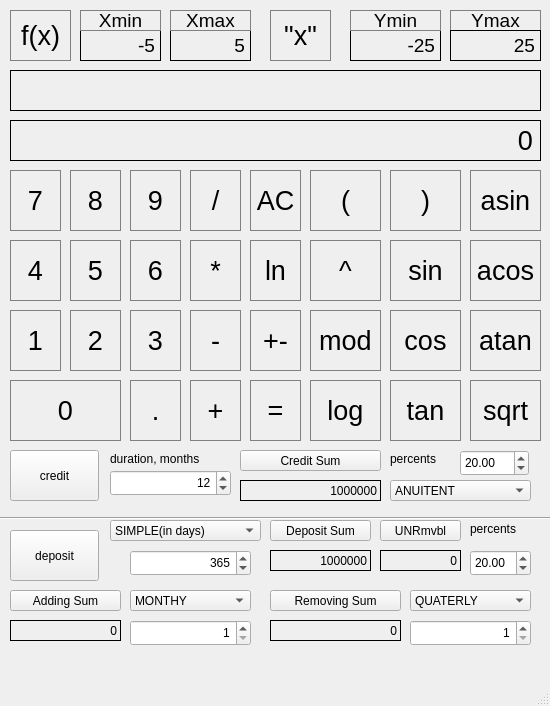
<?xml version="1.0" encoding="UTF-8"?>
<ui version="4.0">
 <class>MainWindow</class>
 <widget class="QMainWindow" name="MainWindow">
  <property name="geometry">
   <rect>
    <x>0</x>
    <y>0</y>
    <width>550</width>
    <height>706</height>
   </rect>
  </property>
  <property name="windowTitle">
   <string>MainWindow</string>
  </property>
  <widget class="QWidget" name="centralwidget">
   <widget class="QPushButton" name="PBnumber7">
    <property name="geometry">
     <rect>
      <x>10</x>
      <y>170</y>
      <width>51</width>
      <height>61</height>
     </rect>
    </property>
    <property name="font">
     <font>
      <pointsize>20</pointsize>
     </font>
    </property>
    <property name="styleSheet">
     <string notr="true">QPushButton {
   border: 1px solid gray;
}
QPushButton:pressed {
    background-color: qlineargradient(x1: 0, y1: 0, x2: 0, y2: 1,
                                      stop: 0 #dadbde, stop: 1 #f6f7fa);
}</string>
    </property>
    <property name="text">
     <string>7</string>
    </property>
   </widget>
   <widget class="QPushButton" name="PBnumber8">
    <property name="geometry">
     <rect>
      <x>70</x>
      <y>170</y>
      <width>51</width>
      <height>61</height>
     </rect>
    </property>
    <property name="font">
     <font>
      <pointsize>20</pointsize>
     </font>
    </property>
    <property name="styleSheet">
     <string notr="true">QPushButton {
   border: 1px solid gray;
}
QPushButton:pressed {
    background-color: qlineargradient(x1: 0, y1: 0, x2: 0, y2: 1,
                                      stop: 0 #dadbde, stop: 1 #f6f7fa);
}</string>
    </property>
    <property name="text">
     <string>8</string>
    </property>
   </widget>
   <widget class="QPushButton" name="PBnumber9">
    <property name="geometry">
     <rect>
      <x>130</x>
      <y>170</y>
      <width>51</width>
      <height>61</height>
     </rect>
    </property>
    <property name="font">
     <font>
      <pointsize>20</pointsize>
     </font>
    </property>
    <property name="styleSheet">
     <string notr="true">QPushButton {
   border: 1px solid gray;
}
QPushButton:pressed {
    background-color: qlineargradient(x1: 0, y1: 0, x2: 0, y2: 1,
                                      stop: 0 #dadbde, stop: 1 #f6f7fa);
}</string>
    </property>
    <property name="text">
     <string>9</string>
    </property>
   </widget>
   <widget class="QLabel" name="RezultShow">
    <property name="geometry">
     <rect>
      <x>10</x>
      <y>120</y>
      <width>531</width>
      <height>41</height>
     </rect>
    </property>
    <property name="font">
     <font>
      <pointsize>20</pointsize>
     </font>
    </property>
    <property name="frameShape">
     <enum>QFrame::Panel</enum>
    </property>
    <property name="text">
     <string>0</string>
    </property>
    <property name="alignment">
     <set>Qt::AlignRight|Qt::AlignTrailing|Qt::AlignVCenter</set>
    </property>
   </widget>
   <widget class="QPushButton" name="PBdiv">
    <property name="geometry">
     <rect>
      <x>190</x>
      <y>170</y>
      <width>51</width>
      <height>61</height>
     </rect>
    </property>
    <property name="font">
     <font>
      <pointsize>20</pointsize>
     </font>
    </property>
    <property name="styleSheet">
     <string notr="true">QPushButton {
   border: 1px solid gray;
}
QPushButton:pressed {
    background-color: qlineargradient(x1: 0, y1: 0, x2: 0, y2: 1,
                                      stop: 0 #dadbde, stop: 1 #f6f7fa);
}</string>
    </property>
    <property name="text">
     <string>/</string>
    </property>
   </widget>
   <widget class="QPushButton" name="PBnumber5">
    <property name="geometry">
     <rect>
      <x>70</x>
      <y>240</y>
      <width>51</width>
      <height>61</height>
     </rect>
    </property>
    <property name="font">
     <font>
      <pointsize>20</pointsize>
     </font>
    </property>
    <property name="styleSheet">
     <string notr="true">QPushButton {
   border: 1px solid gray;
}
QPushButton:pressed {
    background-color: qlineargradient(x1: 0, y1: 0, x2: 0, y2: 1,
                                      stop: 0 #dadbde, stop: 1 #f6f7fa);
}</string>
    </property>
    <property name="text">
     <string>5</string>
    </property>
   </widget>
   <widget class="QPushButton" name="PBmultip">
    <property name="geometry">
     <rect>
      <x>190</x>
      <y>240</y>
      <width>51</width>
      <height>61</height>
     </rect>
    </property>
    <property name="font">
     <font>
      <pointsize>20</pointsize>
     </font>
    </property>
    <property name="styleSheet">
     <string notr="true">QPushButton {
   border: 1px solid gray;
}
QPushButton:pressed {
    background-color: qlineargradient(x1: 0, y1: 0, x2: 0, y2: 1,
                                      stop: 0 #dadbde, stop: 1 #f6f7fa);
}</string>
    </property>
    <property name="text">
     <string>*</string>
    </property>
   </widget>
   <widget class="QPushButton" name="PBnumber6">
    <property name="geometry">
     <rect>
      <x>130</x>
      <y>240</y>
      <width>51</width>
      <height>61</height>
     </rect>
    </property>
    <property name="font">
     <font>
      <pointsize>20</pointsize>
     </font>
    </property>
    <property name="styleSheet">
     <string notr="true">QPushButton {
   border: 1px solid gray;
}
QPushButton:pressed {
    background-color: qlineargradient(x1: 0, y1: 0, x2: 0, y2: 1,
                                      stop: 0 #dadbde, stop: 1 #f6f7fa);
}</string>
    </property>
    <property name="text">
     <string>6</string>
    </property>
   </widget>
   <widget class="QPushButton" name="PBnumber4">
    <property name="geometry">
     <rect>
      <x>10</x>
      <y>240</y>
      <width>51</width>
      <height>61</height>
     </rect>
    </property>
    <property name="font">
     <font>
      <pointsize>20</pointsize>
     </font>
    </property>
    <property name="styleSheet">
     <string notr="true">QPushButton {
   border: 1px solid gray;
}
QPushButton:pressed {
    background-color: qlineargradient(x1: 0, y1: 0, x2: 0, y2: 1,
                                      stop: 0 #dadbde, stop: 1 #f6f7fa);
}</string>
    </property>
    <property name="text">
     <string>4</string>
    </property>
   </widget>
   <widget class="QPushButton" name="PBnumber2">
    <property name="geometry">
     <rect>
      <x>70</x>
      <y>310</y>
      <width>51</width>
      <height>61</height>
     </rect>
    </property>
    <property name="font">
     <font>
      <pointsize>20</pointsize>
     </font>
    </property>
    <property name="styleSheet">
     <string notr="true">QPushButton {
   border: 1px solid gray;
}
QPushButton:pressed {
    background-color: qlineargradient(x1: 0, y1: 0, x2: 0, y2: 1,
                                      stop: 0 #dadbde, stop: 1 #f6f7fa);
}</string>
    </property>
    <property name="text">
     <string>2</string>
    </property>
   </widget>
   <widget class="QPushButton" name="PBminus">
    <property name="geometry">
     <rect>
      <x>190</x>
      <y>310</y>
      <width>51</width>
      <height>61</height>
     </rect>
    </property>
    <property name="font">
     <font>
      <pointsize>20</pointsize>
     </font>
    </property>
    <property name="styleSheet">
     <string notr="true">QPushButton {
   border: 1px solid gray;
}
QPushButton:pressed {
    background-color: qlineargradient(x1: 0, y1: 0, x2: 0, y2: 1,
                                      stop: 0 #dadbde, stop: 1 #f6f7fa);
}</string>
    </property>
    <property name="text">
     <string>-</string>
    </property>
   </widget>
   <widget class="QPushButton" name="PBnumber3">
    <property name="geometry">
     <rect>
      <x>130</x>
      <y>310</y>
      <width>51</width>
      <height>61</height>
     </rect>
    </property>
    <property name="font">
     <font>
      <pointsize>20</pointsize>
     </font>
    </property>
    <property name="styleSheet">
     <string notr="true">QPushButton {
   border: 1px solid gray;
}
QPushButton:pressed {
    background-color: qlineargradient(x1: 0, y1: 0, x2: 0, y2: 1,
                                      stop: 0 #dadbde, stop: 1 #f6f7fa);
}</string>
    </property>
    <property name="text">
     <string>3</string>
    </property>
   </widget>
   <widget class="QPushButton" name="PBnumber1">
    <property name="geometry">
     <rect>
      <x>10</x>
      <y>310</y>
      <width>51</width>
      <height>61</height>
     </rect>
    </property>
    <property name="font">
     <font>
      <pointsize>20</pointsize>
     </font>
    </property>
    <property name="styleSheet">
     <string notr="true">QPushButton {
   border: 1px solid gray;
}
QPushButton:pressed {
    background-color: qlineargradient(x1: 0, y1: 0, x2: 0, y2: 1,
                                      stop: 0 #dadbde, stop: 1 #f6f7fa);
}</string>
    </property>
    <property name="text">
     <string>1</string>
    </property>
   </widget>
   <widget class="QPushButton" name="PBplus">
    <property name="geometry">
     <rect>
      <x>190</x>
      <y>380</y>
      <width>51</width>
      <height>61</height>
     </rect>
    </property>
    <property name="font">
     <font>
      <pointsize>20</pointsize>
     </font>
    </property>
    <property name="styleSheet">
     <string notr="true">QPushButton {
   border: 1px solid gray;
}
QPushButton:pressed {
    background-color: qlineargradient(x1: 0, y1: 0, x2: 0, y2: 1,
                                      stop: 0 #dadbde, stop: 1 #f6f7fa);
}</string>
    </property>
    <property name="text">
     <string>+</string>
    </property>
   </widget>
   <widget class="QPushButton" name="PBdot">
    <property name="geometry">
     <rect>
      <x>130</x>
      <y>380</y>
      <width>51</width>
      <height>61</height>
     </rect>
    </property>
    <property name="font">
     <font>
      <pointsize>20</pointsize>
     </font>
    </property>
    <property name="styleSheet">
     <string notr="true">QPushButton {
   border: 1px solid gray;
}
QPushButton:pressed {
    background-color: qlineargradient(x1: 0, y1: 0, x2: 0, y2: 1,
                                      stop: 0 #dadbde, stop: 1 #f6f7fa);
}</string>
    </property>
    <property name="text">
     <string>.</string>
    </property>
   </widget>
   <widget class="QPushButton" name="PBnumber0">
    <property name="geometry">
     <rect>
      <x>10</x>
      <y>380</y>
      <width>111</width>
      <height>61</height>
     </rect>
    </property>
    <property name="font">
     <font>
      <pointsize>20</pointsize>
     </font>
    </property>
    <property name="styleSheet">
     <string notr="true">QPushButton {
   border: 1px solid gray;
}
QPushButton:pressed {
    background-color: qlineargradient(x1: 0, y1: 0, x2: 0, y2: 1,
                                      stop: 0 #dadbde, stop: 1 #f6f7fa);
}</string>
    </property>
    <property name="text">
     <string>0</string>
    </property>
   </widget>
   <widget class="QPushButton" name="PBexp">
    <property name="geometry">
     <rect>
      <x>310</x>
      <y>240</y>
      <width>71</width>
      <height>61</height>
     </rect>
    </property>
    <property name="font">
     <font>
      <pointsize>20</pointsize>
     </font>
    </property>
    <property name="styleSheet">
     <string notr="true">QPushButton {
   border: 1px solid gray;
}
QPushButton:pressed {
    background-color: qlineargradient(x1: 0, y1: 0, x2: 0, y2: 1,
                                      stop: 0 #dadbde, stop: 1 #f6f7fa);
}</string>
    </property>
    <property name="text">
     <string>^</string>
    </property>
   </widget>
   <widget class="QPushButton" name="PBlog">
    <property name="geometry">
     <rect>
      <x>310</x>
      <y>380</y>
      <width>71</width>
      <height>61</height>
     </rect>
    </property>
    <property name="font">
     <font>
      <pointsize>20</pointsize>
     </font>
    </property>
    <property name="styleSheet">
     <string notr="true">QPushButton {
   border: 1px solid gray;
}
QPushButton:pressed {
    background-color: qlineargradient(x1: 0, y1: 0, x2: 0, y2: 1,
                                      stop: 0 #dadbde, stop: 1 #f6f7fa);
}</string>
    </property>
    <property name="text">
     <string>log</string>
    </property>
   </widget>
   <widget class="QPushButton" name="PBasin">
    <property name="geometry">
     <rect>
      <x>470</x>
      <y>170</y>
      <width>71</width>
      <height>61</height>
     </rect>
    </property>
    <property name="font">
     <font>
      <pointsize>20</pointsize>
     </font>
    </property>
    <property name="styleSheet">
     <string notr="true">QPushButton {
   border: 1px solid gray;
}
QPushButton:pressed {
    background-color: qlineargradient(x1: 0, y1: 0, x2: 0, y2: 1,
                                      stop: 0 #dadbde, stop: 1 #f6f7fa);
}</string>
    </property>
    <property name="text">
     <string>asin</string>
    </property>
   </widget>
   <widget class="QPushButton" name="PBln">
    <property name="geometry">
     <rect>
      <x>250</x>
      <y>240</y>
      <width>51</width>
      <height>61</height>
     </rect>
    </property>
    <property name="font">
     <font>
      <pointsize>20</pointsize>
     </font>
    </property>
    <property name="styleSheet">
     <string notr="true">QPushButton {
   border: 1px solid gray;
}
QPushButton:pressed {
    background-color: qlineargradient(x1: 0, y1: 0, x2: 0, y2: 1,
                                      stop: 0 #dadbde, stop: 1 #f6f7fa);
}</string>
    </property>
    <property name="text">
     <string>ln</string>
    </property>
   </widget>
   <widget class="QPushButton" name="PBtan">
    <property name="geometry">
     <rect>
      <x>390</x>
      <y>380</y>
      <width>71</width>
      <height>61</height>
     </rect>
    </property>
    <property name="font">
     <font>
      <pointsize>20</pointsize>
     </font>
    </property>
    <property name="styleSheet">
     <string notr="true">QPushButton {
   border: 1px solid gray;
}
QPushButton:pressed {
    background-color: qlineargradient(x1: 0, y1: 0, x2: 0, y2: 1,
                                      stop: 0 #dadbde, stop: 1 #f6f7fa);
}</string>
    </property>
    <property name="text">
     <string>tan</string>
    </property>
   </widget>
   <widget class="QPushButton" name="PBsin">
    <property name="geometry">
     <rect>
      <x>390</x>
      <y>240</y>
      <width>71</width>
      <height>61</height>
     </rect>
    </property>
    <property name="font">
     <font>
      <pointsize>20</pointsize>
     </font>
    </property>
    <property name="styleSheet">
     <string notr="true">QPushButton {
   border: 1px solid gray;
}
QPushButton:pressed {
    background-color: qlineargradient(x1: 0, y1: 0, x2: 0, y2: 1,
                                      stop: 0 #dadbde, stop: 1 #f6f7fa);
}</string>
    </property>
    <property name="text">
     <string>sin</string>
    </property>
   </widget>
   <widget class="QPushButton" name="PBcos">
    <property name="geometry">
     <rect>
      <x>390</x>
      <y>310</y>
      <width>71</width>
      <height>61</height>
     </rect>
    </property>
    <property name="font">
     <font>
      <pointsize>20</pointsize>
     </font>
    </property>
    <property name="styleSheet">
     <string notr="true">QPushButton {
   border: 1px solid gray;
}
QPushButton:pressed {
    background-color: qlineargradient(x1: 0, y1: 0, x2: 0, y2: 1,
                                      stop: 0 #dadbde, stop: 1 #f6f7fa);
}</string>
    </property>
    <property name="text">
     <string>cos</string>
    </property>
   </widget>
   <widget class="QPushButton" name="PBrightBrace">
    <property name="geometry">
     <rect>
      <x>390</x>
      <y>170</y>
      <width>71</width>
      <height>61</height>
     </rect>
    </property>
    <property name="font">
     <font>
      <pointsize>20</pointsize>
     </font>
    </property>
    <property name="styleSheet">
     <string notr="true">QPushButton {
   border: 1px solid gray;
}
QPushButton:pressed {
    background-color: qlineargradient(x1: 0, y1: 0, x2: 0, y2: 1,
                                      stop: 0 #dadbde, stop: 1 #f6f7fa);
}</string>
    </property>
    <property name="text">
     <string>)</string>
    </property>
   </widget>
   <widget class="QPushButton" name="PBleftBrace">
    <property name="geometry">
     <rect>
      <x>310</x>
      <y>170</y>
      <width>71</width>
      <height>61</height>
     </rect>
    </property>
    <property name="font">
     <font>
      <pointsize>20</pointsize>
     </font>
    </property>
    <property name="styleSheet">
     <string notr="true">QPushButton {
   border: 1px solid gray;
}
QPushButton:pressed {
    background-color: qlineargradient(x1: 0, y1: 0, x2: 0, y2: 1,
                                      stop: 0 #dadbde, stop: 1 #f6f7fa);
}</string>
    </property>
    <property name="text">
     <string>(</string>
    </property>
   </widget>
   <widget class="QPushButton" name="PBacos">
    <property name="geometry">
     <rect>
      <x>470</x>
      <y>240</y>
      <width>71</width>
      <height>61</height>
     </rect>
    </property>
    <property name="font">
     <font>
      <pointsize>20</pointsize>
     </font>
    </property>
    <property name="styleSheet">
     <string notr="true">QPushButton {
   border: 1px solid gray;
}
QPushButton:pressed {
    background-color: qlineargradient(x1: 0, y1: 0, x2: 0, y2: 1,
                                      stop: 0 #dadbde, stop: 1 #f6f7fa);
}</string>
    </property>
    <property name="text">
     <string>acos</string>
    </property>
   </widget>
   <widget class="QPushButton" name="PBatan">
    <property name="geometry">
     <rect>
      <x>470</x>
      <y>310</y>
      <width>71</width>
      <height>61</height>
     </rect>
    </property>
    <property name="font">
     <font>
      <pointsize>20</pointsize>
     </font>
    </property>
    <property name="styleSheet">
     <string notr="true">QPushButton {
   border: 1px solid gray;
}
QPushButton:pressed {
    background-color: qlineargradient(x1: 0, y1: 0, x2: 0, y2: 1,
                                      stop: 0 #dadbde, stop: 1 #f6f7fa);
}</string>
    </property>
    <property name="text">
     <string>atan</string>
    </property>
   </widget>
   <widget class="QPushButton" name="PBsqrt">
    <property name="geometry">
     <rect>
      <x>470</x>
      <y>380</y>
      <width>71</width>
      <height>61</height>
     </rect>
    </property>
    <property name="font">
     <font>
      <pointsize>20</pointsize>
     </font>
    </property>
    <property name="styleSheet">
     <string notr="true">QPushButton {
   border: 1px solid gray;
}
QPushButton:pressed {
    background-color: qlineargradient(x1: 0, y1: 0, x2: 0, y2: 1,
                                      stop: 0 #dadbde, stop: 1 #f6f7fa);
}</string>
    </property>
    <property name="text">
     <string>sqrt</string>
    </property>
   </widget>
   <widget class="QPushButton" name="PBplusAndMinus">
    <property name="geometry">
     <rect>
      <x>250</x>
      <y>310</y>
      <width>51</width>
      <height>61</height>
     </rect>
    </property>
    <property name="font">
     <font>
      <pointsize>20</pointsize>
     </font>
    </property>
    <property name="styleSheet">
     <string notr="true">QPushButton {
   border: 1px solid gray;
}
QPushButton:pressed {
    background-color: qlineargradient(x1: 0, y1: 0, x2: 0, y2: 1,
                                      stop: 0 #dadbde, stop: 1 #f6f7fa);
}</string>
    </property>
    <property name="text">
     <string>+-</string>
    </property>
   </widget>
   <widget class="QPushButton" name="PBxFunction">
    <property name="geometry">
     <rect>
      <x>10</x>
      <y>10</y>
      <width>61</width>
      <height>51</height>
     </rect>
    </property>
    <property name="font">
     <font>
      <pointsize>20</pointsize>
     </font>
    </property>
    <property name="styleSheet">
     <string notr="true">QPushButton {
   border: 1px solid gray;
}
QPushButton:pressed {
    background-color: qlineargradient(x1: 0, y1: 0, x2: 0, y2: 1,
                                      stop: 0 #dadbde, stop: 1 #f6f7fa);
}</string>
    </property>
    <property name="text">
     <string>f(x)</string>
    </property>
   </widget>
   <widget class="QPushButton" name="PBequals">
    <property name="geometry">
     <rect>
      <x>250</x>
      <y>380</y>
      <width>51</width>
      <height>61</height>
     </rect>
    </property>
    <property name="font">
     <font>
      <pointsize>20</pointsize>
     </font>
    </property>
    <property name="styleSheet">
     <string notr="true">QPushButton {
   border: 1px solid gray;
}
QPushButton:pressed {
    background-color: qlineargradient(x1: 0, y1: 0, x2: 0, y2: 1,
                                      stop: 0 #dadbde, stop: 1 #f6f7fa);
}</string>
    </property>
    <property name="text">
     <string>=</string>
    </property>
   </widget>
   <widget class="QPushButton" name="PBcancle">
    <property name="geometry">
     <rect>
      <x>250</x>
      <y>170</y>
      <width>51</width>
      <height>61</height>
     </rect>
    </property>
    <property name="font">
     <font>
      <pointsize>20</pointsize>
     </font>
    </property>
    <property name="styleSheet">
     <string notr="true">QPushButton {
   border: 1px solid gray;
}
QPushButton:pressed {
    background-color: qlineargradient(x1: 0, y1: 0, x2: 0, y2: 1,
                                      stop: 0 #dadbde, stop: 1 #f6f7fa);
}</string>
    </property>
    <property name="text">
     <string>AC</string>
    </property>
   </widget>
   <widget class="QLabel" name="TextShow">
    <property name="geometry">
     <rect>
      <x>10</x>
      <y>70</y>
      <width>531</width>
      <height>41</height>
     </rect>
    </property>
    <property name="font">
     <font>
      <pointsize>20</pointsize>
     </font>
    </property>
    <property name="frameShape">
     <enum>QFrame::Panel</enum>
    </property>
    <property name="text">
     <string/>
    </property>
    <property name="alignment">
     <set>Qt::AlignRight|Qt::AlignTrailing|Qt::AlignVCenter</set>
    </property>
   </widget>
   <widget class="QPushButton" name="PBmod">
    <property name="geometry">
     <rect>
      <x>310</x>
      <y>310</y>
      <width>71</width>
      <height>61</height>
     </rect>
    </property>
    <property name="font">
     <font>
      <pointsize>20</pointsize>
     </font>
    </property>
    <property name="styleSheet">
     <string notr="true">QPushButton {
   border: 1px solid gray;
}
QPushButton:pressed {
    background-color: qlineargradient(x1: 0, y1: 0, x2: 0, y2: 1,
                                      stop: 0 #dadbde, stop: 1 #f6f7fa);
}</string>
    </property>
    <property name="text">
     <string>mod</string>
    </property>
   </widget>
   <widget class="QPushButton" name="PBxFactor">
    <property name="geometry">
     <rect>
      <x>270</x>
      <y>10</y>
      <width>61</width>
      <height>51</height>
     </rect>
    </property>
    <property name="font">
     <font>
      <pointsize>20</pointsize>
     </font>
    </property>
    <property name="styleSheet">
     <string notr="true">QPushButton {
   border: 1px solid gray;
}
QPushButton:pressed {
    background-color: qlineargradient(x1: 0, y1: 0, x2: 0, y2: 1,
                                      stop: 0 #dadbde, stop: 1 #f6f7fa);
}</string>
    </property>
    <property name="text">
     <string>&quot;x&quot;</string>
    </property>
   </widget>
   <widget class="QLabel" name="XminRezult">
    <property name="geometry">
     <rect>
      <x>80</x>
      <y>30</y>
      <width>81</width>
      <height>31</height>
     </rect>
    </property>
    <property name="font">
     <font>
      <pointsize>14</pointsize>
     </font>
    </property>
    <property name="frameShape">
     <enum>QFrame::Panel</enum>
    </property>
    <property name="text">
     <string>-5</string>
    </property>
    <property name="alignment">
     <set>Qt::AlignRight|Qt::AlignTrailing|Qt::AlignVCenter</set>
    </property>
   </widget>
   <widget class="QLabel" name="XmaxRezult">
    <property name="geometry">
     <rect>
      <x>170</x>
      <y>30</y>
      <width>81</width>
      <height>31</height>
     </rect>
    </property>
    <property name="font">
     <font>
      <pointsize>14</pointsize>
     </font>
    </property>
    <property name="frameShape">
     <enum>QFrame::Panel</enum>
    </property>
    <property name="text">
     <string>5</string>
    </property>
    <property name="alignment">
     <set>Qt::AlignRight|Qt::AlignTrailing|Qt::AlignVCenter</set>
    </property>
   </widget>
   <widget class="QPushButton" name="PBxMin">
    <property name="geometry">
     <rect>
      <x>80</x>
      <y>10</y>
      <width>81</width>
      <height>21</height>
     </rect>
    </property>
    <property name="font">
     <font>
      <pointsize>14</pointsize>
     </font>
    </property>
    <property name="styleSheet">
     <string notr="true">QPushButton {
   border: 1px solid gray;
}
QPushButton:pressed {
    background-color: qlineargradient(x1: 0, y1: 0, x2: 0, y2: 1,
                                      stop: 0 #dadbde, stop: 1 #f6f7fa);
}</string>
    </property>
    <property name="text">
     <string>Xmin</string>
    </property>
   </widget>
   <widget class="QPushButton" name="PBxMax">
    <property name="geometry">
     <rect>
      <x>170</x>
      <y>10</y>
      <width>81</width>
      <height>21</height>
     </rect>
    </property>
    <property name="font">
     <font>
      <pointsize>14</pointsize>
     </font>
    </property>
    <property name="styleSheet">
     <string notr="true">QPushButton {
   border: 1px solid gray;
}
QPushButton:pressed {
    background-color: qlineargradient(x1: 0, y1: 0, x2: 0, y2: 1,
                                      stop: 0 #dadbde, stop: 1 #f6f7fa);
}</string>
    </property>
    <property name="text">
     <string>Xmax</string>
    </property>
   </widget>
   <widget class="QPushButton" name="PByMax">
    <property name="geometry">
     <rect>
      <x>450</x>
      <y>10</y>
      <width>91</width>
      <height>21</height>
     </rect>
    </property>
    <property name="font">
     <font>
      <pointsize>14</pointsize>
     </font>
    </property>
    <property name="styleSheet">
     <string notr="true">QPushButton {
   border: 1px solid gray;
}
QPushButton:pressed {
    background-color: qlineargradient(x1: 0, y1: 0, x2: 0, y2: 1,
                                      stop: 0 #dadbde, stop: 1 #f6f7fa);
}</string>
    </property>
    <property name="text">
     <string>Ymax</string>
    </property>
   </widget>
   <widget class="QLabel" name="YmaxRezult">
    <property name="geometry">
     <rect>
      <x>450</x>
      <y>30</y>
      <width>91</width>
      <height>31</height>
     </rect>
    </property>
    <property name="font">
     <font>
      <pointsize>14</pointsize>
     </font>
    </property>
    <property name="frameShape">
     <enum>QFrame::Panel</enum>
    </property>
    <property name="text">
     <string>25</string>
    </property>
    <property name="alignment">
     <set>Qt::AlignRight|Qt::AlignTrailing|Qt::AlignVCenter</set>
    </property>
   </widget>
   <widget class="QLabel" name="YminRezult">
    <property name="geometry">
     <rect>
      <x>350</x>
      <y>30</y>
      <width>91</width>
      <height>31</height>
     </rect>
    </property>
    <property name="font">
     <font>
      <pointsize>14</pointsize>
     </font>
    </property>
    <property name="frameShape">
     <enum>QFrame::Panel</enum>
    </property>
    <property name="text">
     <string>-25</string>
    </property>
    <property name="alignment">
     <set>Qt::AlignRight|Qt::AlignTrailing|Qt::AlignVCenter</set>
    </property>
   </widget>
   <widget class="QPushButton" name="PByMin">
    <property name="geometry">
     <rect>
      <x>350</x>
      <y>10</y>
      <width>91</width>
      <height>21</height>
     </rect>
    </property>
    <property name="font">
     <font>
      <pointsize>14</pointsize>
     </font>
    </property>
    <property name="styleSheet">
     <string notr="true">QPushButton {
   border: 1px solid gray;
}
QPushButton:pressed {
    background-color: qlineargradient(x1: 0, y1: 0, x2: 0, y2: 1,
                                      stop: 0 #dadbde, stop: 1 #f6f7fa);
}</string>
    </property>
    <property name="text">
     <string>Ymin</string>
    </property>
   </widget>
   <widget class="QSpinBox" name="SBCreditDuration">
    <property name="geometry">
     <rect>
      <x>110</x>
      <y>470</y>
      <width>121</width>
      <height>26</height>
     </rect>
    </property>
    <property name="alignment">
     <set>Qt::AlignRight|Qt::AlignTrailing|Qt::AlignVCenter</set>
    </property>
    <property name="minimum">
     <number>1</number>
    </property>
    <property name="maximum">
     <number>360</number>
    </property>
    <property name="value">
     <number>12</number>
    </property>
   </widget>
   <widget class="QPushButton" name="PBCredit">
    <property name="geometry">
     <rect>
      <x>10</x>
      <y>450</y>
      <width>89</width>
      <height>51</height>
     </rect>
    </property>
    <property name="text">
     <string>credit</string>
    </property>
   </widget>
   <widget class="QLabel" name="label">
    <property name="geometry">
     <rect>
      <x>110</x>
      <y>450</y>
      <width>121</width>
      <height>17</height>
     </rect>
    </property>
    <property name="text">
     <string>duration, months</string>
    </property>
   </widget>
   <widget class="QLabel" name="CreditSum">
    <property name="geometry">
     <rect>
      <x>240</x>
      <y>480</y>
      <width>141</width>
      <height>21</height>
     </rect>
    </property>
    <property name="frameShape">
     <enum>QFrame::Panel</enum>
    </property>
    <property name="text">
     <string>1000000</string>
    </property>
    <property name="alignment">
     <set>Qt::AlignRight|Qt::AlignTrailing|Qt::AlignVCenter</set>
    </property>
   </widget>
   <widget class="QPushButton" name="PBCreditSum">
    <property name="geometry">
     <rect>
      <x>240</x>
      <y>450</y>
      <width>141</width>
      <height>21</height>
     </rect>
    </property>
    <property name="text">
     <string>Credit Sum</string>
    </property>
   </widget>
   <widget class="Line" name="line">
    <property name="geometry">
     <rect>
      <x>0</x>
      <y>510</y>
      <width>551</width>
      <height>16</height>
     </rect>
    </property>
    <property name="orientation">
     <enum>Qt::Horizontal</enum>
    </property>
   </widget>
   <widget class="QComboBox" name="CBCreditType">
    <property name="geometry">
     <rect>
      <x>390</x>
      <y>480</y>
      <width>141</width>
      <height>21</height>
     </rect>
    </property>
    <item>
     <property name="text">
      <string>ANUITENT</string>
     </property>
    </item>
    <item>
     <property name="text">
      <string>REGRESSIVE</string>
     </property>
    </item>
   </widget>
   <widget class="QDoubleSpinBox" name="DSBPercents">
    <property name="geometry">
     <rect>
      <x>460</x>
      <y>450</y>
      <width>69</width>
      <height>26</height>
     </rect>
    </property>
    <property name="minimum">
     <double>0.500000000000000</double>
    </property>
    <property name="singleStep">
     <double>0.100000000000000</double>
    </property>
    <property name="value">
     <double>20.000000000000000</double>
    </property>
   </widget>
   <widget class="QPushButton" name="PBDeposit">
    <property name="geometry">
     <rect>
      <x>10</x>
      <y>530</y>
      <width>89</width>
      <height>51</height>
     </rect>
    </property>
    <property name="text">
     <string>deposit</string>
    </property>
   </widget>
   <widget class="QSpinBox" name="SBDepositDuration">
    <property name="geometry">
     <rect>
      <x>130</x>
      <y>550</y>
      <width>121</width>
      <height>26</height>
     </rect>
    </property>
    <property name="alignment">
     <set>Qt::AlignRight|Qt::AlignTrailing|Qt::AlignVCenter</set>
    </property>
    <property name="minimum">
     <number>1</number>
    </property>
    <property name="maximum">
     <number>11000</number>
    </property>
    <property name="value">
     <number>365</number>
    </property>
   </widget>
   <widget class="QPushButton" name="PBDepositSum">
    <property name="geometry">
     <rect>
      <x>270</x>
      <y>520</y>
      <width>101</width>
      <height>21</height>
     </rect>
    </property>
    <property name="text">
     <string>Deposit Sum</string>
    </property>
   </widget>
   <widget class="QLabel" name="DepositSum">
    <property name="geometry">
     <rect>
      <x>270</x>
      <y>550</y>
      <width>101</width>
      <height>21</height>
     </rect>
    </property>
    <property name="frameShape">
     <enum>QFrame::Panel</enum>
    </property>
    <property name="text">
     <string>1000000</string>
    </property>
    <property name="alignment">
     <set>Qt::AlignRight|Qt::AlignTrailing|Qt::AlignVCenter</set>
    </property>
   </widget>
   <widget class="QLabel" name="label_3">
    <property name="geometry">
     <rect>
      <x>390</x>
      <y>450</y>
      <width>71</width>
      <height>17</height>
     </rect>
    </property>
    <property name="text">
     <string>percents</string>
    </property>
   </widget>
   <widget class="QLabel" name="label_4">
    <property name="geometry">
     <rect>
      <x>470</x>
      <y>520</y>
      <width>71</width>
      <height>17</height>
     </rect>
    </property>
    <property name="text">
     <string>percents</string>
    </property>
   </widget>
   <widget class="QDoubleSpinBox" name="DSBDepositPercents">
    <property name="geometry">
     <rect>
      <x>470</x>
      <y>550</y>
      <width>61</width>
      <height>26</height>
     </rect>
    </property>
    <property name="minimum">
     <double>0.500000000000000</double>
    </property>
    <property name="singleStep">
     <double>0.100000000000000</double>
    </property>
    <property name="value">
     <double>20.000000000000000</double>
    </property>
   </widget>
   <widget class="QComboBox" name="CBDepositAddingType">
    <property name="geometry">
     <rect>
      <x>130</x>
      <y>590</y>
      <width>121</width>
      <height>21</height>
     </rect>
    </property>
    <item>
     <property name="text">
      <string>MONTHY</string>
     </property>
    </item>
    <item>
     <property name="text">
      <string>QUATERLY</string>
     </property>
    </item>
   </widget>
   <widget class="QComboBox" name="CBDepositType">
    <property name="geometry">
     <rect>
      <x>110</x>
      <y>520</y>
      <width>151</width>
      <height>21</height>
     </rect>
    </property>
    <item>
     <property name="text">
      <string>SIMPLE(in days)</string>
     </property>
    </item>
    <item>
     <property name="text">
      <string>DAILLY</string>
     </property>
    </item>
    <item>
     <property name="text">
      <string>MONTHY</string>
     </property>
    </item>
    <item>
     <property name="text">
      <string>QUATERLY</string>
     </property>
    </item>
   </widget>
   <widget class="QPushButton" name="PBDepositAddingSum">
    <property name="geometry">
     <rect>
      <x>10</x>
      <y>590</y>
      <width>111</width>
      <height>21</height>
     </rect>
    </property>
    <property name="text">
     <string>Adding Sum</string>
    </property>
   </widget>
   <widget class="QLabel" name="DepositAddingSum">
    <property name="geometry">
     <rect>
      <x>10</x>
      <y>620</y>
      <width>111</width>
      <height>21</height>
     </rect>
    </property>
    <property name="frameShape">
     <enum>QFrame::Panel</enum>
    </property>
    <property name="text">
     <string>0</string>
    </property>
    <property name="alignment">
     <set>Qt::AlignRight|Qt::AlignTrailing|Qt::AlignVCenter</set>
    </property>
   </widget>
   <widget class="QPushButton" name="PBDepositRemovingSum">
    <property name="geometry">
     <rect>
      <x>270</x>
      <y>590</y>
      <width>131</width>
      <height>21</height>
     </rect>
    </property>
    <property name="text">
     <string>Removing Sum</string>
    </property>
   </widget>
   <widget class="QLabel" name="DepositRemovingSum">
    <property name="geometry">
     <rect>
      <x>270</x>
      <y>620</y>
      <width>131</width>
      <height>21</height>
     </rect>
    </property>
    <property name="frameShape">
     <enum>QFrame::Panel</enum>
    </property>
    <property name="text">
     <string>0</string>
    </property>
    <property name="alignment">
     <set>Qt::AlignRight|Qt::AlignTrailing|Qt::AlignVCenter</set>
    </property>
   </widget>
   <widget class="QSpinBox" name="SBDepositAddingPeriod">
    <property name="geometry">
     <rect>
      <x>130</x>
      <y>620</y>
      <width>121</width>
      <height>26</height>
     </rect>
    </property>
    <property name="alignment">
     <set>Qt::AlignRight|Qt::AlignTrailing|Qt::AlignVCenter</set>
    </property>
    <property name="minimum">
     <number>1</number>
    </property>
    <property name="maximum">
     <number>360</number>
    </property>
   </widget>
   <widget class="QComboBox" name="CBDepositRemovingType">
    <property name="geometry">
     <rect>
      <x>410</x>
      <y>590</y>
      <width>121</width>
      <height>21</height>
     </rect>
    </property>
    <item>
     <property name="text">
      <string>QUATERLY</string>
     </property>
    </item>
    <item>
     <property name="text">
      <string>MONTHY</string>
     </property>
    </item>
   </widget>
   <widget class="QSpinBox" name="SBDepositRemovingPeriod">
    <property name="geometry">
     <rect>
      <x>410</x>
      <y>620</y>
      <width>121</width>
      <height>26</height>
     </rect>
    </property>
    <property name="alignment">
     <set>Qt::AlignRight|Qt::AlignTrailing|Qt::AlignVCenter</set>
    </property>
    <property name="minimum">
     <number>1</number>
    </property>
    <property name="maximum">
     <number>360</number>
    </property>
   </widget>
   <widget class="QPushButton" name="PBDepositSum_2">
    <property name="geometry">
     <rect>
      <x>380</x>
      <y>520</y>
      <width>81</width>
      <height>21</height>
     </rect>
    </property>
    <property name="text">
     <string>UNRmvbl</string>
    </property>
   </widget>
   <widget class="QLabel" name="UnremovebleSum">
    <property name="geometry">
     <rect>
      <x>380</x>
      <y>550</y>
      <width>81</width>
      <height>21</height>
     </rect>
    </property>
    <property name="frameShape">
     <enum>QFrame::Panel</enum>
    </property>
    <property name="text">
     <string>0</string>
    </property>
    <property name="alignment">
     <set>Qt::AlignRight|Qt::AlignTrailing|Qt::AlignVCenter</set>
    </property>
   </widget>
   <zorder>PBnumber8</zorder>
   <zorder>PBnumber7</zorder>
   <zorder>PBnumber9</zorder>
   <zorder>RezultShow</zorder>
   <zorder>PBdiv</zorder>
   <zorder>PBnumber5</zorder>
   <zorder>PBmultip</zorder>
   <zorder>PBnumber6</zorder>
   <zorder>PBnumber4</zorder>
   <zorder>PBnumber2</zorder>
   <zorder>PBminus</zorder>
   <zorder>PBnumber3</zorder>
   <zorder>PBnumber1</zorder>
   <zorder>PBplus</zorder>
   <zorder>PBdot</zorder>
   <zorder>PBnumber0</zorder>
   <zorder>PBexp</zorder>
   <zorder>PBlog</zorder>
   <zorder>PBasin</zorder>
   <zorder>PBln</zorder>
   <zorder>PBtan</zorder>
   <zorder>PBsin</zorder>
   <zorder>PBcos</zorder>
   <zorder>PBrightBrace</zorder>
   <zorder>PBleftBrace</zorder>
   <zorder>PBacos</zorder>
   <zorder>PBatan</zorder>
   <zorder>PBsqrt</zorder>
   <zorder>PBplusAndMinus</zorder>
   <zorder>PBxFunction</zorder>
   <zorder>PBequals</zorder>
   <zorder>PBcancle</zorder>
   <zorder>TextShow</zorder>
   <zorder>PBmod</zorder>
   <zorder>PBxFactor</zorder>
   <zorder>XminRezult</zorder>
   <zorder>XmaxRezult</zorder>
   <zorder>PBxMin</zorder>
   <zorder>PBxMax</zorder>
   <zorder>PByMax</zorder>
   <zorder>YmaxRezult</zorder>
   <zorder>YminRezult</zorder>
   <zorder>PByMin</zorder>
   <zorder>SBCreditDuration</zorder>
   <zorder>PBCredit</zorder>
   <zorder>label</zorder>
   <zorder>CreditSum</zorder>
   <zorder>PBCreditSum</zorder>
   <zorder>line</zorder>
   <zorder>CBCreditType</zorder>
   <zorder>DSBPercents</zorder>
   <zorder>PBDeposit</zorder>
   <zorder>SBDepositDuration</zorder>
   <zorder>PBDepositSum</zorder>
   <zorder>DepositSum</zorder>
   <zorder>label_3</zorder>
   <zorder>label_4</zorder>
   <zorder>DSBDepositPercents</zorder>
   <zorder>CBDepositAddingType</zorder>
   <zorder>CBDepositType</zorder>
   <zorder>PBDepositAddingSum</zorder>
   <zorder>DepositAddingSum</zorder>
   <zorder>PBDepositRemovingSum</zorder>
   <zorder>DepositRemovingSum</zorder>
   <zorder>SBDepositAddingPeriod</zorder>
   <zorder>CBDepositRemovingType</zorder>
   <zorder>SBDepositRemovingPeriod</zorder>
   <zorder>PBDepositSum_2</zorder>
   <zorder>UnremovebleSum</zorder>
  </widget>
  <widget class="QMenuBar" name="menubar">
   <property name="geometry">
    <rect>
     <x>0</x>
     <y>0</y>
     <width>550</width>
     <height>22</height>
    </rect>
   </property>
  </widget>
  <widget class="QStatusBar" name="statusbar"/>
 </widget>
 <resources/>
 <connections/>
</ui>
